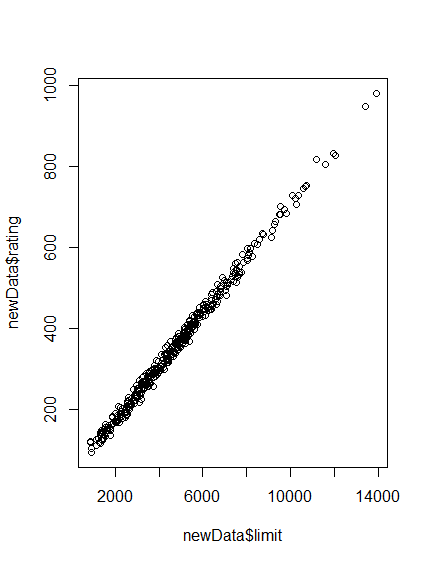

The R source for this figure:
newData <- data.frame(limit = dataCredit$Limit, rating = dataCredit$Rating)
plot(newData$limit, newData$rating)
cor(newData)
